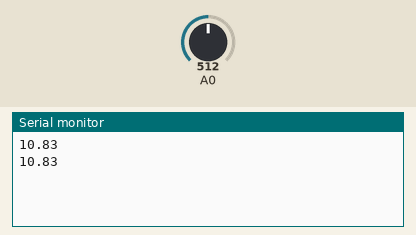
Recording of a sketch running on a simulated Arduino Uno, built with avr-gcc and run on an emulated ATmega328P. Shown: the last lines printed to the serial monitor. The test bench sets the inputs (shaded band); at power-on: A0 = 512.

Above: at 1.8 s.
1.9 s: A0 set to 716
At 2.7 s:
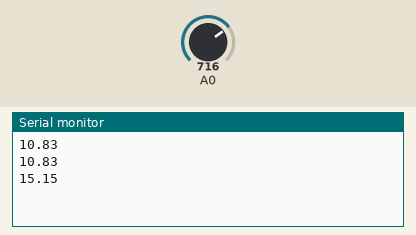
3.4 s: A0 set to 900
At 4.8 s:
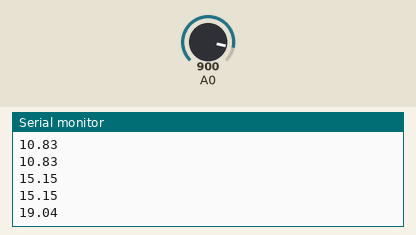
Timing chart, 0 to 6.4 s (numbered marks = the images above; inputs shaded):
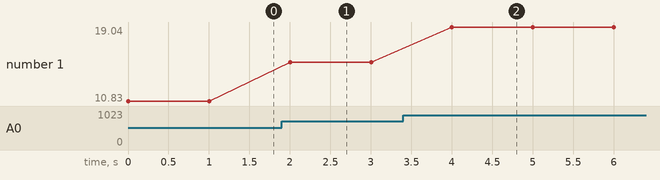

The sketch:

VOLTMETER.ino
```cpp
void setup()
{
  Serial.begin(115200UL);
}

void loop()
{
  double value = analogRead(A0);
  value *= 5;
  value /= 1024;
  value /= 30;
  value *= 130;
  Serial.println(value);
  delay(1000);
}
```

Measured:
- after the input at 1.9 s, the serial monitor: prints a new line after 0.10 s (image 1)
- after the input at 3.4 s, the serial monitor: prints a new line after 0.60 s (image 2)
- plotted number 1: 10.83 → 15.15 after the input at 1.9 s, 15.15 → 19.04 after the input at 3.4 s
